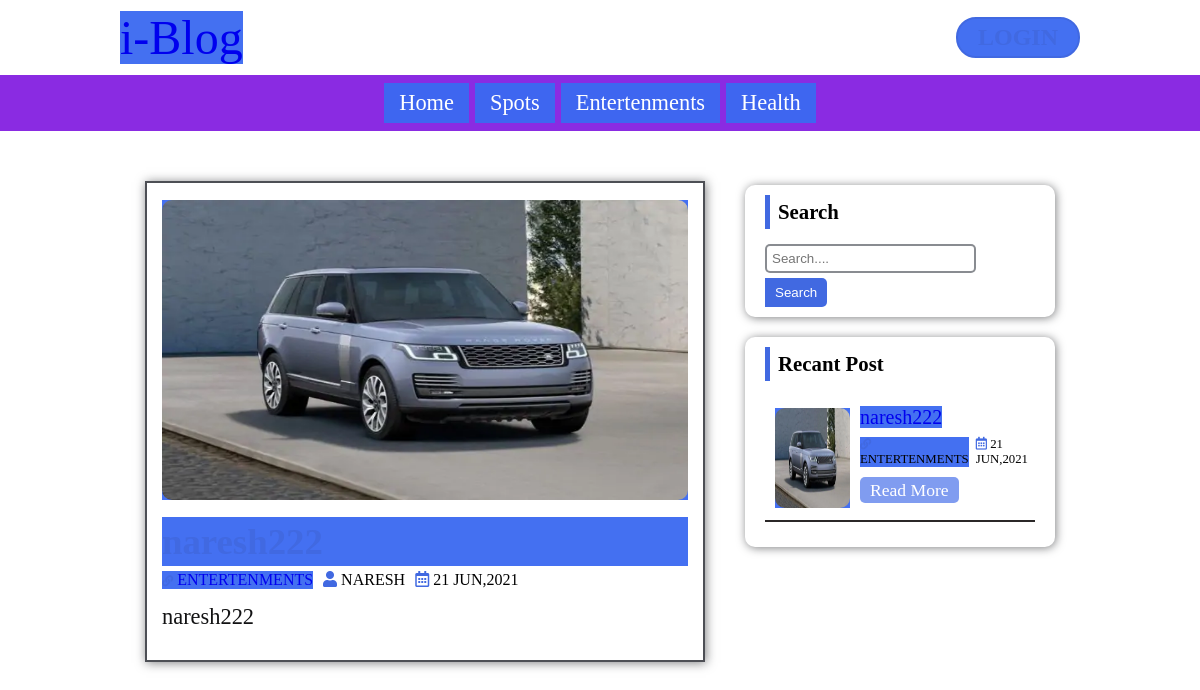
Screenshot of /single.php?id=3 with the database file from the repository.
### tables this page shows
CREATE TABLE `category` (
  `category_id` int(250) NOT NULL,
  `c_name` varchar(250) NOT NULL,
  `post` int(250) NOT NULL
);

CREATE TABLE `post` (
  `post_id` int(250) NOT NULL,
  `title` varchar(250) NOT NULL,
  `descriptions` varchar(250) NOT NULL,
  `catry` varchar(250) NOT NULL,
  `post_date` varchar(250) NOT NULL,
  `author` varchar(250) NOT NULL,
  `post_img` varchar(250) NOT NULL
);

CREATE TABLE `data` (
  `id` int(250) NOT NULL,
  `name` varchar(250) NOT NULL,
  `password` varchar(250) NOT NULL,
  `u_role` varchar(250) NOT NULL
);

### single.php (the view, shortened to what this page needs)
<?php include "./header.php";
$get_post_id = $_GET['id'];
$sql = "SELECT * FROM post
LEFT JOIN category ON post.catry = category.category_id
LEFT JOIN data ON post.author = data.id WHERE post.post_id =  {$get_post_id}"
 or die("Query Failed");
$result = mysqli_query($conn,$sql) or die("Query Failed");
?>
<div class="container">
    <div class="post-left col">
<?php if(mysqli_num_rows($result)>0){
?>
        <div class="blog-container-single">
            <?php while($row = mysqli_fetch_assoc($result)){ ?>
            <div class="blog">
                <a class="blog-img" href="single.php?id=<?php echo $row['post_id']; ?>">
                    <img src="./admin/uplodeIMG/<?php echo $row['post_img'] ?>" alt=""></a>
                <div class="blog-content">
                    <a class="blog-title" href="single.php?id=<?php echo $row['post_id']; ?>">
                    </a>
                    <div class="about-blog">
                        <a class="blog-category" href="./category.php?cat_id=<?php echo $row['category_id']; ?>">
                            <i class="fas fa-link" style="font-size: .7rem;"></i>
                            <?php echo $row['c_name']; ?>
                        </a>
                        <div class="blog-autor">
                            <i class="fas fa-user"></i>
                            <?php echo $row['name']; ?>
                        </div>
                        <div class="date">
                            <i class="far fa-calendar-alt"></i>
                            <?php echo $row['post_date']; ?>
                        </div>
                    </div>
                    <div class="description">
                        <?php echo $row['descriptions']; ?>
                    </div>
                </div>
            </div>
            <?php  } ?>
        </div>
<?php }else {
    echo "No Such Post Found";
    mysqli_close($conn);
} ?>
    </div>
    <div class="post-right col">
        <div class="aside" style="margin-top: 14px;">
            <?php include "./aside.php"; ?>
        </div>
    </div>
</div>

### header.php (shortened to what this page needs)
<!DOCTYPE html>
<html lang="en">
<?php
    include "./conntection.php";
?>
<head>
    <link rel="stylesheet" href="https://pro.fontawesome.com/releases/v5.10.0/css/all.css" />
    <link rel="stylesheet" href="./css/style.css">
</head>
<header>
    <div class="main-header">
        <div class="logo"><a href="./index.php">i-Blog</a></div>
        <a class="login-btn" href="./admin/index.php">
        </a>
    </div>
    <?php
                            $active = "";
    $sql = "SELECT * FROM category WHERE post >0";
    $result = mysqli_query($conn, $sql);
    if (mysqli_num_rows($result) > 0) {
    ?>
        <nav>
        <a href="./index.php" class="nav-iteam ">Home</a>
            <?php while ($row = mysqli_fetch_assoc($result)) {
                echo '<a href="./category.php?cat_id=' . $row['category_id'] . '" class="nav-iteam '.$active.'">' .  $row['c_name'] . '</a>';
            ?>
            <?php } ?>
        </nav>
    <?php } ?>
</header>
</html>

### aside.php (shortened to what this page needs)
<div class="serch-box">
    <div class="title">
        Search
    </div>
    <div class="input-box">
        <form action="./search.php?search=" method="get" id="SeachForm">
            <input type="search" name="search" id="search" placeholder="Search....">
            <button type="submit" class="search-btn">Search</button>
        </form>
    </div>
</div>
<div class="recent-blog">
    <div class="title">
        Recant Post
    </div>
    <?php
   $Recent = mysqli_query($conn, $sql) or die("Query Failed : Recent Post");
    ?>
    <div class="rect-blog-container">
        <?php
        if(mysqli_num_rows($Recent)>0){
        while($row_recent = mysqli_fetch_assoc($Recent)){
        ?>
        <div class="blog-rect">
            <a class="blog-img" href="single.php?id=<?php echo $row_recent['post_id']; ?>">
                <img src="./admin/uplodeIMG/<?php echo $row_recent['post_img'] ?>" alt=""></a>
            <div class="blog-content">
                <a class="blog-title" href="single.php?id=<?php echo $row_recent['post_id']; ?>">
                    <?php echo $row_recent['title']; ?>
                </a>
                <div class="about-blog">
                    <a class="blog-category" href="./single.php?id=<?php echo $row['post_id']; ?>">
                    <i class="fas fa-link" style="font-size: .7rem;"></i>
                        <?php echo $row_recent['c_name']; ?>
                    </a>
                    <div class="date">
                        <i class="far fa-calendar-alt"></i>
                        <?php echo $row_recent['post_date']; ?>
                    </div>
                </div>
                <a class="read-more " href="single.php?id=<?php echo $row_recent['post_id']; ?>">
                    Read More
                </a>
            </div>
        </div>
        <?php
        }}
        else{
            echo "No Recent Post";
        }
        ?>
    </div>
</div>

### css/style.css (style rules this page uses)
* { margin: 0; padding: 0; box-sizing: border-box; transition: 0.5s; }
header { width: 100%; }
header .main-header { width: 100%; padding: 10px 0; font-size: 3rem; display: flex; padding: 10px 10vw; align-items: center; justify-content: space-between; }
header .main-header .logo a { text-decoration: none; }
header .main-header .login-btn { font-size: 1.5rem; }
header nav { display: flex; padding: 5px 0; background-color: blueviolet; align-items: center; justify-content: center; }
header nav .nav-iteam { text-decoration: none; font-size: 1.4rem; padding:7px 15px; color: white; transition: 0.7s; margin: 3px; }
.container { width: 100%; display: flex; justify-content: center; padding: 20px 100px; }
.col { display: flex; flex-direction: column; padding: 10px 20px; }
.post-left { width: 60%; }
.post-right { width: 35%; }
.blog-content .read-more { width: 110px; text-align: center; text-decoration: none; background-color: rgba(98, 133, 240, 0.829); padding: 3px 10px; margin: 5px 1px 5px auto; color: white; font-size: 1.1rem; border-radius: 5px; }
.serch-box, .recent-blog { background-color: white; border-radius: 10px; padding: 10px 20px; margin: 10px 0; box-shadow: 1px 1px 10px rgba(14, 15, 19, 0.527); }
.serch-box .title, .title { padding: 5px 8px; font-size: 1.3rem; font-weight: bolder; border-left: 5px solid royalblue; margin-bottom: 10px; }
form#SeachForm .search-btn { background: royalblue; outline: 0; padding: 7px 10px; color: white; border: 0; border-radius: 0 5px 5px 0; }
.serch-box .input-box input { margin: 5px 0; outline: 0; border-radius: 5px; width: 78%; transition: 0.5s; padding: 5px; border: 2px solid rgba(52, 57, 66, 0.582); }
.recent-blog { width: 100%; margin-top: 20px; }
.recent-blog .rect-blog-container { width: 100%; margin: 15px 0; }
.recent-blog .rect-blog-container .blog-rect { margin: 10px auto; display: flex; padding: 0 10px; border-bottom: 2px solid rgb(43, 40, 40); }
.recent-blog .rect-blog-container .blog-rect .blog-img { width: 30%; margin: 12px 0; height: 100px; }
.recent-blog .rect-blog-container .blog-rect .blog-img img { width: 100%; height: 100%; border-radius: 10px; }
.recent-blog .rect-blog-container .blog-rect .blog-content { width: 70%; padding: 10px; }
a { text-decoration: none; }
.recent-blog .rect-blog-container .blog-rect .blog-content .blog-title { font-size: 20px; }
.recent-blog .rect-blog-container .blog-rect .blog-content .about-blog { display: flex; justify-content: start; align-items: center; margin: 8px 0 13px 0; }
.recent-blog .rect-blog-container .blog-rect .blog-content .about-blog .blog-category { text-transform: uppercase; color: black; font-size: .8rem; }
.recent-blog .rect-blog-container .blog-rect .blog-content .about-blog .date { margin-left: 7px; text-transform: uppercase; font-size: .8rem; }
i { color: royalblue; }
.recent-blog .rect-blog-container .blog-rect .blog-content .read-more { width: 110px; text-align: center; text-decoration: none; background-color: rgb(128, 156, 240); padding: 3px 10px; margin: 10px 0 8px 0; color: white; font-size: 1.1rem; border-radius: 5px; }
.blog-container-single { display: flex; flex-direction: column; }
.blog-container-single .blog { display: flex; flex-direction: column; background-color: white; padding: 5px 15px; border: 2px solid rgba(17, 19, 27, 0.747); box-shadow: 1px 1px 10px rgba(14, 15, 19, 0.527); margin: 20px 0; }
.blog-container-single .blog .blog-img { width: 100%; margin: 12px 0; height: 300px; }
.blog-container-single .blog .blog-img img { width: 100%; height: 100%; border-radius: 10px; }
.blog-container-single .blog .blog-content { display: flex; flex-direction: column; padding: 5px 0 20px 0; width: 100%; }
.blog-container-single .blog .blog-content .blog-title { font-size: 2.3rem; color: royalblue; text-decoration: none; font-weight: 900; padding: 3px 0; }
.blog-container-single .blog .blog-content .about-blog { display: flex; margin: 5px 0; }
.blog-container-single .blog .blog-content .about-blog .blog-category { text-transform: uppercase; }
.blog-container-single .blog .blog-content .about-blog .blog-autor { margin: 0 0 0 10px; text-transform: uppercase; }
.blog-container-single .blog .blog-content .about-blog .date { text-transform: uppercase; margin: 0 0 0 10px; }
.blog-container-single .blog .description { padding: 10px 2px 5px 0; color: rgb(18, 18, 19); font-size: 1.4rem; }
a { background-color: rgba(59, 105, 241, 0.952); }

### rows the page displays
category: c_name "Spots"
category: c_name "Entertenments"
category: c_name "Health"
post: post_img (picture), category.c_name "ENTERTENMENTS", data.name "NARESH", post_date "21 JUN,2021", descriptions "naresh222", title "naresh222"
